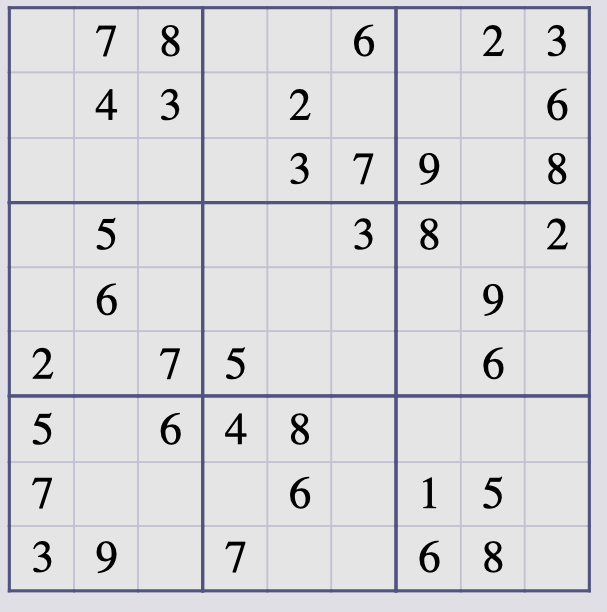
#> input picture img/sudoku.png, 607 x 612 px
$ python pre_process.py
#> lines starting #> are read from the running program, lines starting #| are printed output that depends on the picture; after the words box and inside, x2 and y2 are one past the last pixel; in counts of white or black regions, pixels touching at a corner belong together
import cv2
import matplotlib.pyplot as plt
import numpy as np


# Define the function that will preprocess the image
def preprocessing(image):
    # Load the image and resize as a square
#> called with image = 'img/sudoku.png'
    img=cv2.imread(image)
#> img is the input picture: shape (612, 607, 3); mean B, G, R 219, 216.2, 216.2
    img=cv2.resize(img, (600,600))
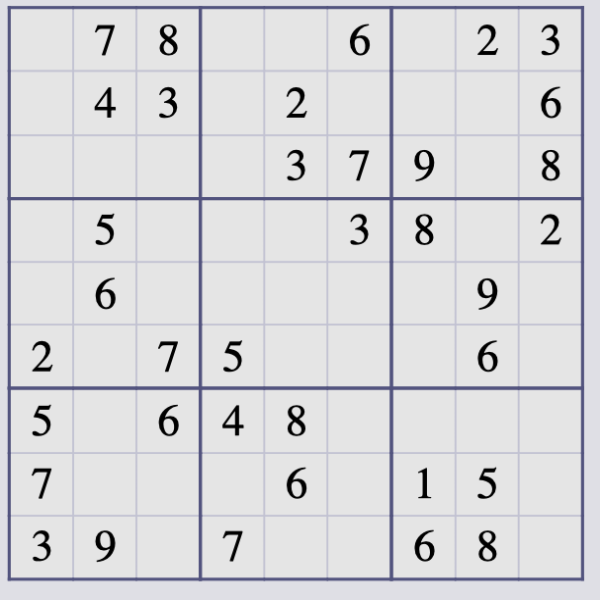
#> img: shape (600, 600, 3); mean B, G, R 219, 216.2, 216.2
    rgb_img=img.copy()

    # Switch the color from BGR to RGB and then from RGB to gray
    rgb_img= cv2.cvtColor(rgb_img, cv2.COLOR_BGR2RGB)
    gray= img.copy()
    gray= cv2.cvtColor(gray, cv2.COLOR_BGR2GRAY)
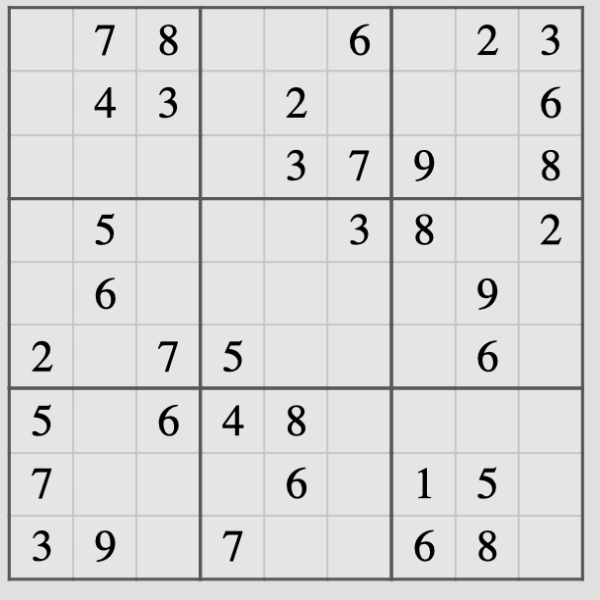
#> gray: shape (600, 600); min 0, max 229, mean 216.5

    # Set the threshold and find contours
    rtv, threshold = cv2.threshold(gray, 210, 255, cv2.THRESH_BINARY_INV, +cv2.THRESH_OTSU)
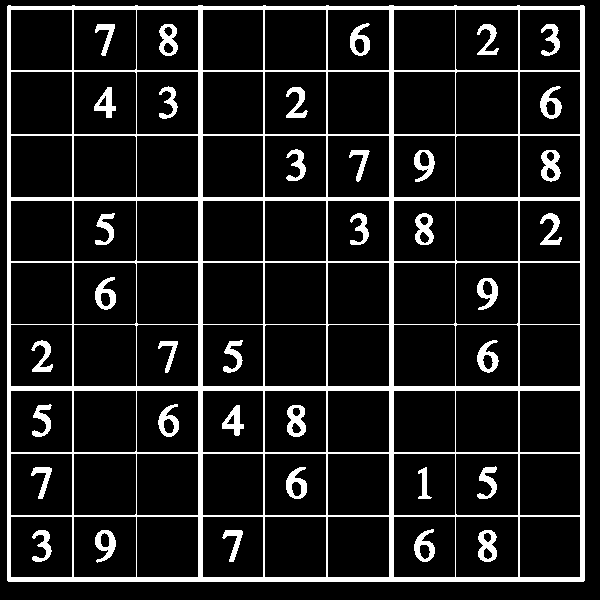
#> threshold: shape (600, 600); 12.2% white; 37 white regions
#> rtv = 210
    contours, hier = cv2.findContours(threshold,cv2.RETR_EXTERNAL, cv2.CHAIN_APPROX_SIMPLE)
#> contours = 1 contour; box (x1, y1, x2, y2) and area: (7, 5, 585, 582) 331809
    sort_cont = sorted(contours, key=cv2.contourArea, reverse=True)     # The function computes a contour area.
#> sort_cont has the same summary as contours
    drawing = cv2.drawContours(rgb_img, sort_cont[0], -1, (0,255,0), 2)

    # Calculate the bounding of each cell
    x,y,w,h = cv2.boundingRect(sort_cont[0])
#> x = 7; y = 5; w = 578; h = 577
    new_copy=rgb_img.copy()
    rect=cv2.rectangle(new_copy, (x,y), (x+w, y+h), (0,255,0), 2)
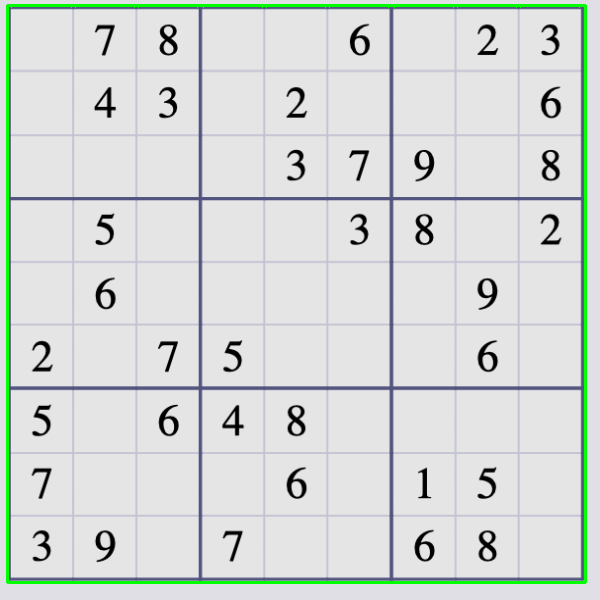
#> rect: shape (600, 600, 3); mean R, G, B 212.5, 217.4, 215

    # Crop the image
    img_crop =threshold[y:y+h, x:x+w]
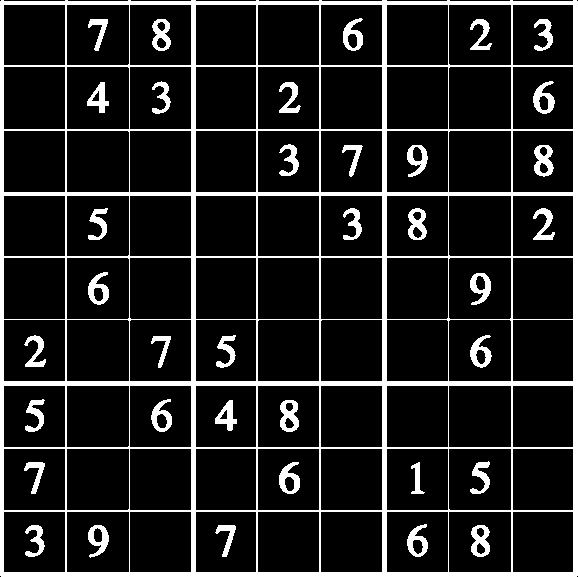
#> img_crop: shape (577, 578); 13.2% white; 37 white regions, largest, box (x1, y1, x2, y2) and area: (0, 0, 578, 577) 32683, (534, 145, 554, 177) 390, (280, 400, 299, 432) 390
    img_crop =cv2.resize(img_crop, (1008,1008))
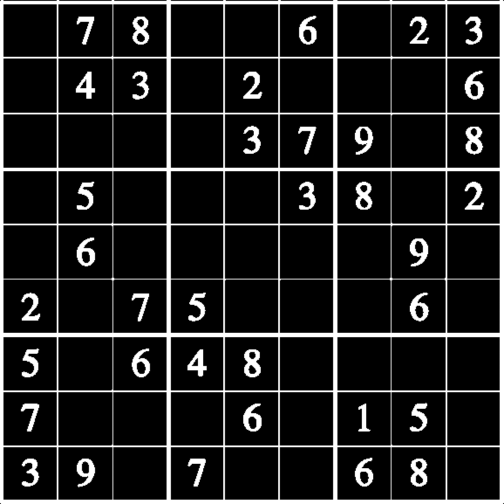
#> img_crop: shape (1008, 1008) (shown at 1/2 size); min 0, max 255, mean 33.6

    # [9 lines of commented-out code are left out]
    plt.imshow(img_crop, cmap='gray')
    plt.show()

    # Plot the result
    # plt.imshow(rect)
    # plt.show()


preprocessing('img/sudoku.png')
